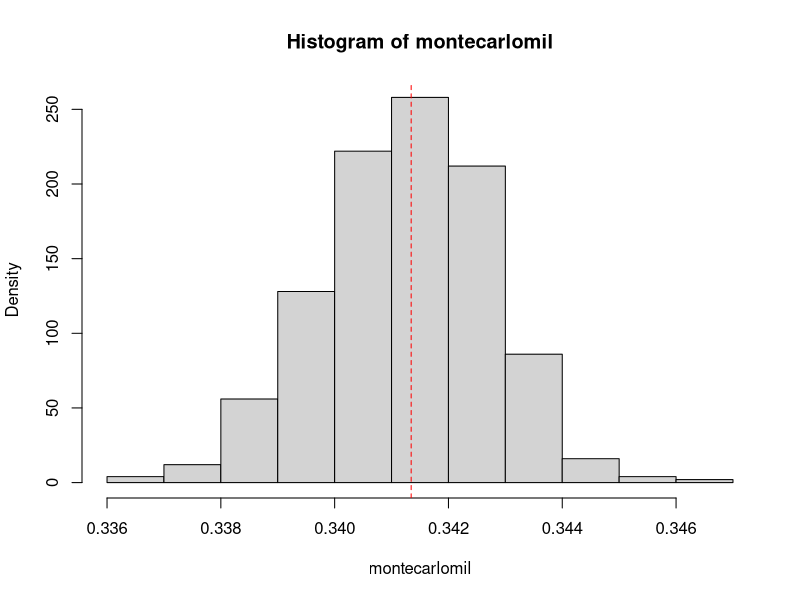
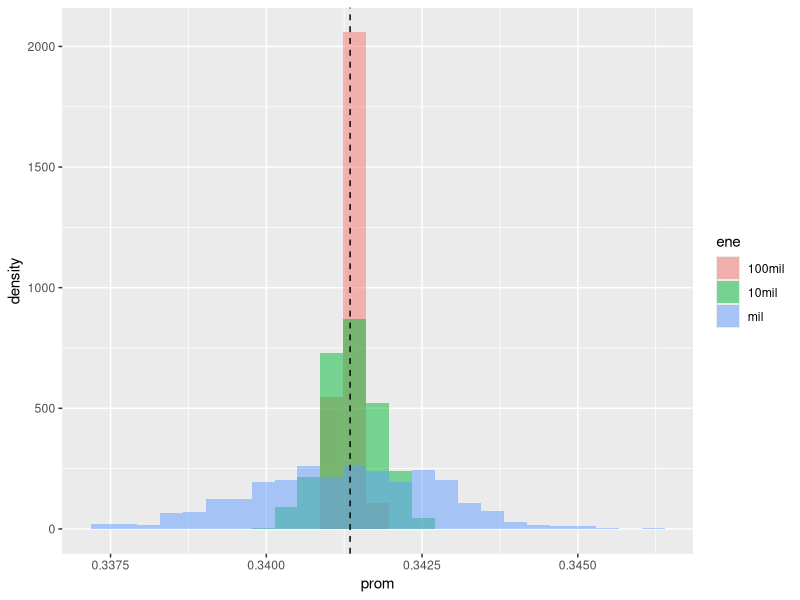
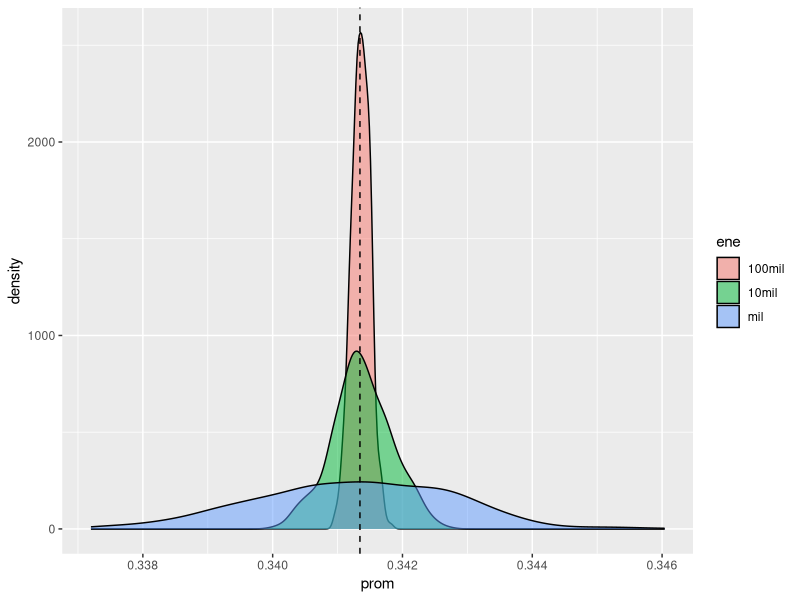

The R source for these figures, in order:
# hacemos montecarlo para calcular la integral de la densidad
# de una normal estandar entre 0 y

# probabilidad verdadera
verdadera<-pnorm(1)-pnorm(0)

# generamos una estimacion o aproximacion
ene<-1000
equis<-runif(ene)
promedio<-mean(dnorm(equis))
promedio
# lo repetimos 1000 veces, usando la funcion replicate de R
montecarlomil<-replicate(500,mean(dnorm(runif(ene))))

# hacemos el histograma, superponiendo la recta vertical con
# el valor verdadero
hist(montecarlomil,probability = T)
abline(v=verdadera,col="red",lty=2)

ene<-1000
#replicamos y lo guardamos como una columna en un data frame
montecarlo1000<-data.frame(prom=replicate(500,mean(dnorm(runif(ene)))))

ene<-10000
montecarlo10000<-data.frame(prom=replicate(500,mean(dnorm(runif(ene)))))

ene<-100000
montecarlo100000<-data.frame(prom=replicate(500,mean(dnorm(runif(ene)))))

# Ahora, combinamos los 3 dataframes en uno.  
# Antes de hacerlo, creamos una nueva columna en cada uno
# que sera una variable que identifique de donde vinieron.
# Le agregamos una segunda columna a cada data frame que 
# indique el ene
montecarlo1000$ene<-"mil"
montecarlo10000$ene<-"10mil"
montecarlo100000$ene<-"100mil"

# Combinamos los tres dataframes en uno nuevo que se llama monte
monte <- rbind(montecarlo1000,montecarlo10000,montecarlo100000)

library(ggplot2)

#3 histogramas superpuestos
ggplot(monte, aes(prom, fill = ene)) + 
  geom_histogram(alpha = 0.5, aes(y = ..density..), 
                 bins=25,position = 'identity')+geom_vline(xintercept=verdadera,lty=2)

# 3 graficos de densidad superpuestos, con la recta
# sobre la probabilidad verdadera
ggplot(monte, aes(prom, fill = ene)) + geom_density(alpha = 0.5)+geom_vline(xintercept=verdadera,lty=2)
